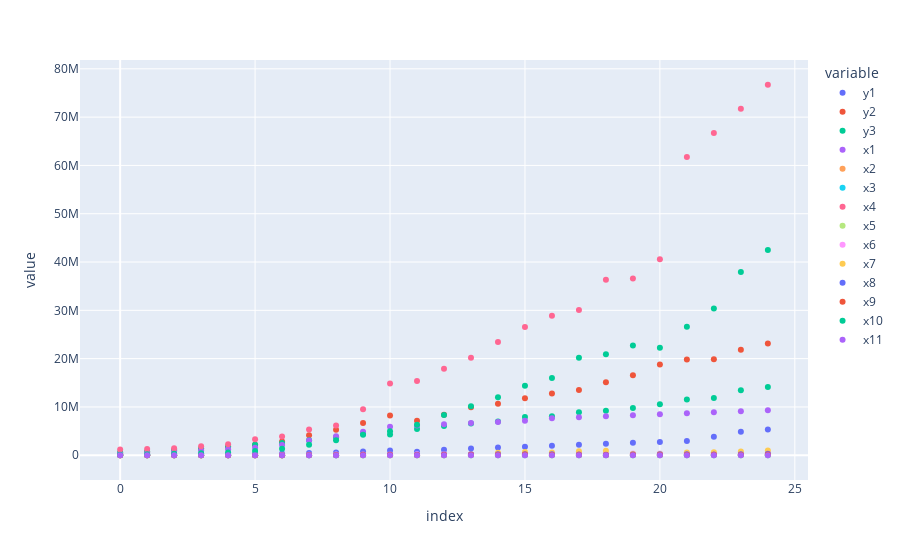

Notebook source saved alongside this figure:
### Code cell
InterpolateData(data).original_scatter()

### Figure 1 — Plotly figure (JSON) as saved in the notebook; plotly's stock layout.template omitted (floating-point values rounded to 4 significant figures)
{"data": [{"hovertemplate": "variable=y1<br>index=%{x}<br>value=%{y}<extra></extra>", "legendgroup": "y1", "marker": {"color": "#636efa", "symbol": "circle"}, "mode": "markers", "name": "y1", "orientation": "v", "showlegend": true, "type": "scatter", "x": [0, 1, 2, 3, 4, 5, 6, 7, 8, 9, 10, 11, 12, 13, 14, 15, 16, 17, 18, 19, 20, 21, 22, 23, 24], "xaxis": "x", "y": [87210.0, 119300.0, 156215, 173839, 220396, 269588, 358531, 456025, 590162, 775682, 962468, 742422, 1164000.0, 1388000.0, 1585000.0, 1781000.0, 1978000.0, 2174000.0, 2371000.0, 2567000.0, 2764000.0, 2960000.0, 3839000.0, 4868000.0, 5306000.0], "yaxis": "y"}, {"hovertemplate": "variable=y2<br>index=%{x}<br>value=%{y}<extra></extra>", "legendgroup": "y2", "marker": {"color": "#EF553B", "symbol": "circle"}, "mode": "markers", "name": "y2", "orientation": "v", "showlegend": true, "type": "scatter", "x": [0, 1, 2, 3, 4, 5, 6, 7, 8, 9, 10, 11, 12, 13, 14, 15, 16, 17, 18, 19, 20, 21, 22, 23, 24], "xaxis": "x", "y": [328500.0, 695100.0, 1159034, 1370000.0, 1767000.0, 2188000.0, 2853000.0, 4135000.0, 5260000.0, 6696000.0, 8248652, 7127000.0, 8376000.0, 9949000.0, 10670000.0, 11810000.0, 12780000.0, 13520000.0, 15120000.0, 16540000.0, 18777726, 19800000.0, 19860000.0, 21840000.0, 23110000.0], "yaxis": "y"}, {"hovertemplate": "variable=y3<br>index=%{x}<br>value=%{y}<extra></extra>", "legendgroup": "y3", "marker": {"color": "#00cc96", "symbol": "circle"}, "mode": "markers", "name": "y3", "orientation": "v", "showlegend": true, "type": "scatter", "x": [0, 1, 2, 3, 4, 5, 6, 7, 8, 9, 10, 11, 12, 13, 14, 15, 16, 17, 18, 19, 20, 21, 22, 23, 24], "xaxis": "x", "y": [638500.0, 789500.0, 962057, 1394000.0, 1771073, 2149000.0, 2526000.0, 3119433, 3731494, 4453175, 4305879, 5449048, 6058819, 6573744, 6998475, 7930101, 8089881, 8909000.0, 9193000.0, 9776000.0, 10540000.0, 11520000.0, 11870000.0, 13480000.0, 14150000.0], "yaxis": "y"}, {"hovertemplate": "variable=x1<br>index=%{x}<br>value=%{y}<extra></extra>", "legendgroup": "x1", "marker": {"color": "#ab63fa", "symbol": "circle"}, "mode": "markers", "name": "x1", "orientation": "v", "showlegend": true, "type": "scatter", "x": [0, 1, 2, 3, 4, 5, 6, 7, 8, 9, 10, 11, 12, 13, 14, 15, 16, 17, 18, 19, 20, 21, 22, 23, 24], "xaxis": "x", "y": [228500.0, 488400.0, 748200.0, 1008000.0, 1268000.0, 1564000.0, 2115000.0, 3055000.0, 3930000.0, 4853000.0, 5884000.0, 6165000.0, 6412000.0, 6658000.0, 6905000.0, 7151000.0, 7644000.0, 7851000.0, 8059000.0, 8267000.0, 8474000.0, 8682000.0, 8889000.0, 9097000.0, 9305000.0], "yaxis": "y"}, {"hovertemplate": "variable=x2<br>index=%{x}<br>value=%{y}<extra></extra>", "legendgroup": "x2", "marker": {"color": "#FFA15A", "symbol": "circle"}, "mode": "markers", "name": "x2", "orientation": "v", "showlegend": true, "type": "scatter", "x": [0, 1, 2, 3, 4, 5, 6, 7, 8, 9, 10, 11, 12, 13, 14, 15, 16, 17, 18, 19, 20, 21, 22, 23, 24], "xaxis": "x", "y": [803.2, 787.6, 1473.0, 1155.0, 1509.0, 2483.0, 1857.0, 2060.0, 4531.0, 15656, 8612.0, 5657.0, 3794.0, 159868, 82607, 108107, 77801, 66718, 65314, 85326, 69873, 93903, 126244, 103800, 115425], "yaxis": "y"}, {"hovertemplate": "variable=x3<br>index=%{x}<br>value=%{y}<extra></extra>", "legendgroup": "x3", "marker": {"color": "#19d3f3", "symbol": "circle"}, "mode": "markers", "name": "x3", "orientation": "v", "showlegend": true, "type": "scatter", "x": [0, 1, 2, 3, 4, 5, 6, 7, 8, 9, 10, 11, 12, 13, 14, 15, 16, 17, 18, 19, 20, 21, 22, 23, 24], "xaxis": "x", "y": [5781.0, 5823.0, 5865.0, 5907.0, 5961.0, 5998.0, 6037.0, 6062.0, 6095.0, 6175.0, 6218.0, 6359.0, 6499.0, 6536.0, 6563.0, 6561.0, 6553.0, 6584.0, 6592.0, 6596.0, 6599.0, 6603.0, 6607.0, 6610.0, 6614.0], "yaxis": "y"}, {"hovertemplate": "variable=x4<br>index=%{x}<br>value=%{y}<extra></extra>", "legendgroup": "x4", "marker": {"color": "#FF6692", "symbol": "circle"}, "mode": "markers", "name": "x4", "orientation": "v", "showlegend": true, "type": "scatter", "x": [0, 1, 2, 3, 4, 5, 6, 7, 8, 9, 10, 11, 12, 13, 14, 15, 16, 17, 18, 19, 20, 21, 22, 23, 24], "xaxis": "x", "y": [1212184, 1272744, 1444737, 1841258, 2255912, 3297504, 3905553, 5346984, 6142520, 9506888, 14877108, 15356818, 17905142, 20169118, 23445895, 26546945, 28890410, 30078000, 36338093, 36604923, 40602319, 61757746, 66739526, 71721306, 76703086], "yaxis": "y"}, {"hovertemplate": "variable=x5<br>index=%{x}<br>value=%{y}<extra></extra>", "legendgroup": "x5", "marker": {"color": "#B6E880", "symbol": "circle"}, "mode": "markers", "name": "x5", "orientation": "v", "showlegend": true, "type": "scatter", "x": [0, 1, 2, 3, 4, 5, 6, 7, 8, 9, 10, 11, 12, 13, 14, 15, 16, 17, 18, 19, 20, 21, 22, 23, 24], "xaxis": "x", "y": [33.8, 35.2, 32.4, 30.4, 35.1, 33, 36.4, 39.8, 47, 38.4, 36.1, 35.9, 42, 42.4, 43, 44.6, 46.7, 42.4, 41.9, 47.3, 46.6, 37.8, 39, 40.5, 42], "yaxis": "y"}, {"hovertemplate": "variable=x6<br>index=%{x}<br>value=%{y}<extra></extra>", "legendgroup": "x6", "marker": {"color": "#FF97FF", "symbol": "circle"}, "mode": "markers", "name": "x6", "orientation": "v", "showlegend": true, "type": "scatter", "x": [0, 1, 2, 3, 4, 5, 6, 7, 8, 9, 10, 11, 12, 13, 14, 15, 16, 17, 18, 19, 20, 21, 22, 23, 24], "xaxis": "x", "y": [83360.0, 87820.0, 92700.0, 98090.0, 104100.0, 110900.0, 118700.0, 128000.0, 139200.0, 153500.0, 173400.0, 206000.0, 194400.0, 219300.0, 245600.0, 264800.0, 298200.0, 322800.0, 330200.0, 358200.0, 350900.0, 398500.0, 427300.0, 460700.0, 494100.0], "yaxis": "y"}, {"hovertemplate": "variable=x7<br>index=%{x}<br>value=%{y}<extra></extra>", "legendgroup": "x7", "marker": {"color": "#FECB52", "symbol": "circle"}, "mode": "markers", "name": "x7", "orientation": "v", "showlegend": true, "type": "scatter", "x": [0, 1, 2, 3, 4, 5, 6, 7, 8, 9, 10, 11, 12, 13, 14, 15, 16, 17, 18, 19, 20, 21, 22, 23, 24], "xaxis": "x", "y": [25720.0, 25260.0, 25720.0, 24910.0, 25080.0, 25260.0, 24700.0, 28811, 37210.0, 50570.0, 43900.0, 64750.0, 64540.0, 158900.0, 494500.0, 686700.0, 552000.0, 851600.0, 910900.0, 249000.0, 283500.0, 565800.0, 626600.0, 795297, 964000.0], "yaxis": "y"}, {"hovertemplate": "variable=x8<br>index=%{x}<br>value=%{y}<extra></extra>", "legendgroup": "x8", "marker": {"color": "#636efa", "symbol": "circle"}, "mode": "markers", "name": "x8", "orientation": "v", "showlegend": true, "type": "scatter", "x": [0, 1, 2, 3, 4, 5, 6, 7, 8, 9, 10, 11, 12, 13, 14, 15, 16, 17, 18, 19, 20, 21, 22, 23, 24], "xaxis": "x", "y": [6171, 7260, 8067, 5545, 6932, 8376, 9347, 9940, 12515, 124800, 174200, 113200, 143800, 188000, 199800, 228300, 229030, 149110, 118200.0, 148600.0, 197000.0, 184300.0, 135211, 205600, 295500], "yaxis": "y"}, {"hovertemplate": "variable=x9<br>index=%{x}<br>value=%{y}<extra></extra>", "legendgroup": "x9", "marker": {"color": "#EF553B", "symbol": "circle"}, "mode": "markers", "name": "x9", "orientation": "v", "showlegend": true, "type": "scatter", "x": [0, 1, 2, 3, 4, 5, 6, 7, 8, 9, 10, 11, 12, 13, 14, 15, 16, 17, 18, 19, 20, 21, 22, 23, 24], "xaxis": "x", "y": [6642, 7814, 9194, 12637, 13817, 17785, 23988, 32088, 47106, 84400, 115500, 70900, 91000, 117100, 123100, 135100, 125900, 78600, 76230.0, 98640.0, 103400.0, 107300.0, 102900.0, 129000, 133000], "yaxis": "y"}, {"hovertemplate": "variable=x10<br>index=%{x}<br>value=%{y}<extra></extra>", "legendgroup": "x10", "marker": {"color": "#00cc96", "symbol": "circle"}, "mode": "markers", "name": "x10", "orientation": "v", "showlegend": true, "type": "scatter", "x": [0, 1, 2, 3, 4, 5, 6, 7, 8, 9, 10, 11, 12, 13, 14, 15, 16, 17, 18, 19, 20, 21, 22, 23, 24], "xaxis": "x", "y": [111458, 185861, 309534, 418289, 589139, 879313, 1352790, 2181920, 3101710, 4236780, 4980090, 6293522, 8319415, 10151635, 11994894, 14385851, 16000367, 20162741, 20909815, 22718576, 22271453, 26580520, 30364225, 37955281, 42471959], "yaxis": "y"}, {"hovertemplate": "variable=x11<br>index=%{x}<br>value=%{y}<extra></extra>", "legendgroup": "x11", "marker": {"color": "#ab63fa", "symbol": "circle"}, "mode": "markers", "name": "x11", "orientation": "v", "showlegend": true, "type": "scatter", "x": [0, 1, 2, 3, 4, 5, 6, 7, 8, 9, 10, 11, 12, 13, 14, 15, 16, 17, 18, 19, 20, 21, 22, 23, 24], "xaxis": "x", "y": [1393.0, 1808.0, 2185, 2385.0, 2919.0, 3208.0, 3704.0, 4172.0, 5121, 5855, 6648, 7406, 8656, 9128, 9747, 10965, 12542, 14413, 15092, 15397, 16087, 16843, 17841, 18029, 18714], "yaxis": "y"}], "layout": {"legend": {"title": {"text": "variable"}, "tracegroupgap": 0}, "margin": {"t": 60}, "xaxis": {"anchor": "y", "domain": [0, 1], "title": {"text": "index"}}, "yaxis": {"anchor": "x", "domain": [0, 1], "title": {"text": "value"}}}}
